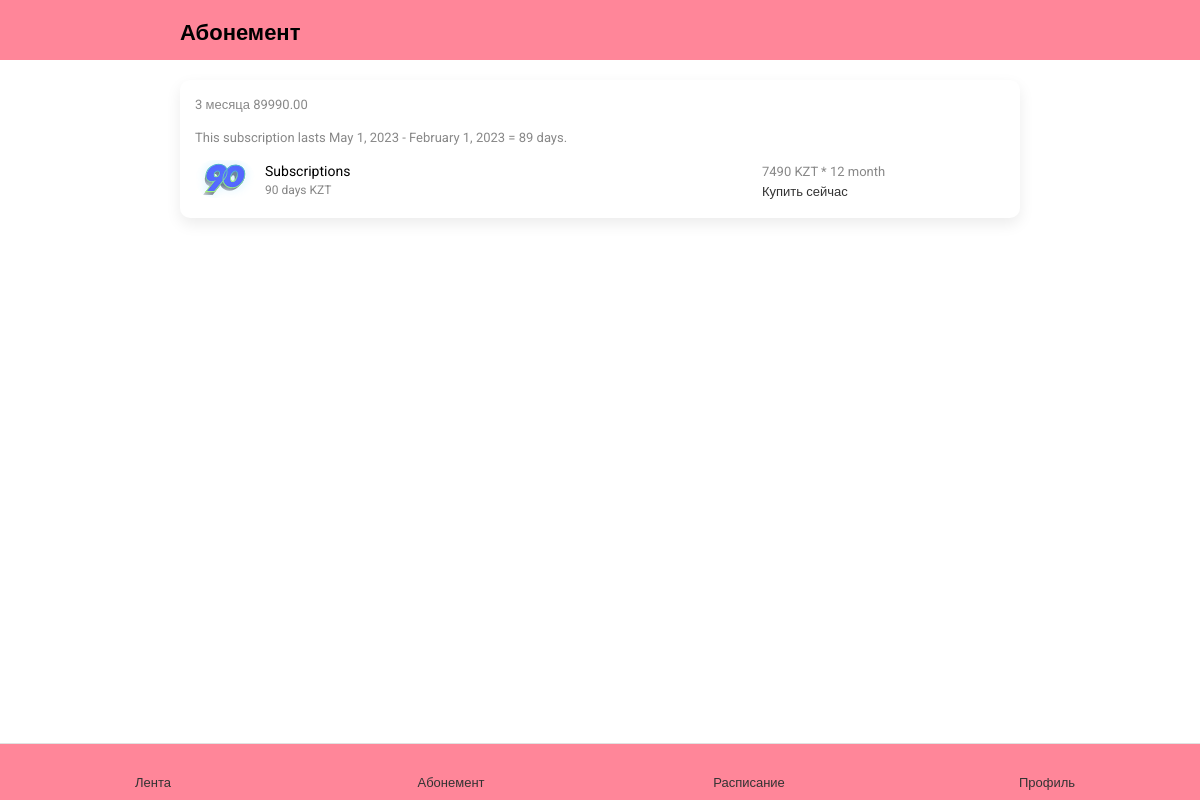
The page /main/substruction/ (signed in) on the database its author committed.
### main_app/models.py (models this page shows, shortened)
class Customer(models.Model):
    subscription = models.ForeignKey(Subscription, on_delete=models.CASCADE)
    user = models.ForeignKey(settings.AUTH_USER_MODEL, on_delete=models.CASCADE)
    start = models.DateField(null=True, blank=True)
    end = models.DateField(null=True, blank=True)

class Subscription(models.Model):
    title = models.CharField(max_length=50)
    price = models.DecimalField(max_digits=10, decimal_places=2)

### main_app/views.py (the view)
# urls.py: path('substruction/', views.SubstructionView.as_view(),name='substruction'),
class SubstructionView(TemplateResponseMixin, View):
    template_name = 'substruction.html'
    def get(self, request, *args, **kwargs):
        substruction = Customer.objects.get(user=request.user)
        duration = substruction.end - substruction.start
        duration_str = duration.days
        return self.render_to_response({
            'substruction': substruction, 'duration_str': duration_str
        })

### templates/substruction.html (shortened to what this page needs)
{% extends 'base.html' %}
{% load static %}
{% load widget_tweaks %}
{% block content %}
<div class="main-wrapper">
	<div class="navbar">
		<div class="container">
			<div class="panel-control-left">
				<a href="faq.html#" data-activates="slide-out-left" class="sidenav-control-left">
					<div class="site-title">
						<h1>Абонемент</h1>
					</div>
				</a>
			</div>
			<div class="panel-control-right">
				<a href="faq.html#" data-activates="slide-out-right" class="sidenav-control-right">
					<i class="fa fa-sign-out" aria-hidden="true"></i>
				</a>
			</div>
		</div>
	</div>
	<div class="cart-section section-gap-top-30" style="margin-top: 80px">
		<div class="invoices">
			<div class="container">
				<div class="patient-widget">
					<div class="">
						<div>
							{{substruction.subscription.title}}
							{{substruction.subscription.price}}
							{% if substruction.start and substruction.end %}
							    <p>This subscription lasts {{ substruction.end|date:"F j, Y" }} - {{ substruction.start|date:"F j, Y" }} = {{ duration_str }} days.</p>
							{% else %}
							    <p>This subscription has not started yet.</p>
							{% endif %}
						</div>
					<div class="invoice-widget">
						<div class="pat-info-left">
							<div class="patient-img">
								<a href="#">
									<img src="{% static 'img/90.svg' %}" style="width: 100%" class="img-fluid" alt="User Image">
								</a>
							</div>
							<div class="pat-info-cont">
								<h4 class="pat-name"><a href="#">Subscriptions</a></h4>
								<div class="patient-details-col">
									<span>90 days KZT</span>
								</div>
							</div>
						</div>
						<div class="pat-info-right">
							<div class="price">7490 KZT * 12 month</div>
							<div class="view-btn">
								<a href="https://wa.me/77009555870">Купить сейчас</a>
							</div>
						</div>
					</div>
				</div>
			</div>
		</div>
	</div>
</div>
{% endblock %}

### static/css/style.css (style rules this page uses)
*,*:before,*:after { -webkit-box-sizing:border-box;-moz-box-sizing:border-box;box-sizing:border-box }
body { margin:0;padding:0;background:#fff;color:#888;font-family:'Roboto', sans-serif;font-size:13px }
h1,h2,h3,h4,h5,h6 { padding:0;margin:0;color:#343434;font-family:'Roboto', sans-serif }
h1 { font-size:36px }
h4 { font-size:26px }
a { color:#333 }
.navbar { width:100%;height:60px;padding:15px 0;z-index:9;background:#FF8699;position:fixed;top:0;left:0;right:0;text-align:center }
.site-title { display:inline-block; }
.site-title h1 { font-size:22px;padding:0;margin:0;font-weight:700;color:#000;position:relative;top:3px }
.navbar i { color:#000 }
.panel-control-left { float:left;font-size:20px }
.panel-control-right { float:right;font-size:20px }
.panel-control-right .sidenav-control-right i { right:-8px;position:relative; }

### static/css/main.css (style rules this page uses)
.section-gap-top-30 { margin-top: 30px; }
.patient-widget { background-color: #fff; padding: 15px; box-shadow: 0px 6px 15px #00000014; border-radius: 10px; margin-bottom: 15px }
.invoice-widget { display: flex; display: -webkit-flex; align-items: center; -webkit-align-items: center; }
.pat-info-left { display: -webkit-box; display: -ms-flexbox; display: flex; }
.patient-img { -ms-flex: 0 0 60px; flex: 0 0 60px; margin-right: 10px; width: 60px; display: flex; -webkit-display: flex; }
.pat-info-cont { flex: 0 0 calc(100% - 70px); max-width: calc(100% - 70px); }
.patient-widget .pat-name { font-size: 14px; margin-bottom: 1px; color: #000; font-weight: 400; }
.patient-widget .pat-name a { color: #000; }
.patient-details-col { display: flex; display: -webkit-flex; justify-content: space-between; -webkit-justify-content: space-between; font-size: 12px; color: #858585; }
.patient-img img { border-radius: 50px; }
.invoices .pat-info-left { align-items: center; -webkit-align-items: center; width: 70%; }
.pat-info-right .price, .pat-info-right .view-btn { float: right; width: 100% }

### rows shown on the page
Customer: subscription "3 месяца", subscription.price "89990.00", end "May 1, 2023", start "February 1, 2023"

### other values the page prints
{{ duration_str }} "89"
